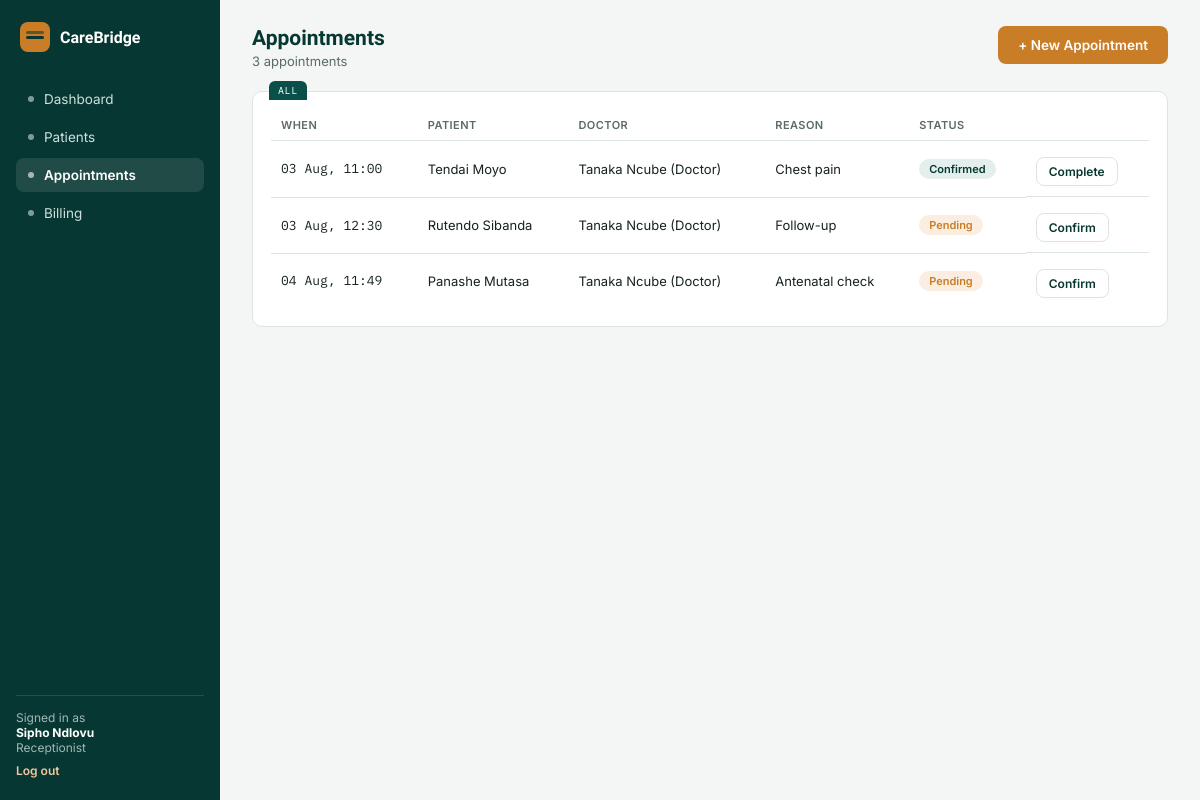
/appointments/ (signed in), run on the app's committed database.
### accounts/models.py (models this page shows)
class User(AbstractUser):
    class Role(models.TextChoices):
        ADMIN = "ADMIN", "Hospital Administrator"
        DOCTOR = "DOCTOR", "Doctor"
        RECEPTIONIST = "RECEPTIONIST", "Receptionist"
    role = models.CharField(max_length=20, choices=Role.choices, default=Role.RECEPTIONIST)
    staff_id = models.CharField(max_length=20, unique=True, null=True, blank=True)
    department = models.CharField(max_length=100, blank=True)
    is_approved = models.BooleanField(
        default=False,
        help_text="Staff accounts must be approved by a Hospital Administrator before they can log in.",
    )
    def __str__(self):
        return f"{self.get_full_name() or self.username} ({self.get_role_display()})"

### appointments/models.py (models this page shows, shortened)
class Appointment(models.Model):
    class Status(models.TextChoices):
        PENDING = "PENDING", "Pending"
        CONFIRMED = "CONFIRMED", "Confirmed"
        COMPLETED = "COMPLETED", "Completed"
        CANCELLED = "CANCELLED", "Cancelled"
    patient = models.ForeignKey(Patient, on_delete=models.CASCADE, related_name="appointments")
    doctor = models.ForeignKey(
        settings.AUTH_USER_MODEL, on_delete=models.SET_NULL, null=True,
        limit_choices_to={"role": "DOCTOR"}, related_name="appointments",
    )
    reason = models.CharField(max_length=255)
    scheduled_at = models.DateTimeField()
    status = models.CharField(max_length=20, choices=Status.choices, default=Status.PENDING)
    notes = models.TextField(blank=True)
    created_at = models.DateTimeField(auto_now_add=True)
    class Meta:
        ordering = ["scheduled_at"]

### patients/models.py (models this page shows, shortened)
class Patient(models.Model):
    class Sex(models.TextChoices):
        FEMALE = "F", "Female"
        MALE = "M", "Male"
    patient_id = models.CharField(max_length=12, unique=True, default=generate_patient_id, editable=False)
    full_name = models.CharField(max_length=150)
    date_of_birth = models.DateField()
    sex = models.CharField(max_length=1, choices=Sex.choices)
    phone_number = models.CharField(max_length=20, blank=True)
    next_of_kin = models.CharField(max_length=150, blank=True, help_text="Name and phone number")
    allergies = models.CharField(max_length=255, blank=True)
    chronic_conditions = models.CharField(max_length=255, blank=True)
    notes = models.TextField(blank=True)
    registered_at = models.DateTimeField(auto_now_add=True)
    registered_by = models.ForeignKey(
        "accounts.User", on_delete=models.SET_NULL, null=True, related_name="patients_registered"
    )
    class Meta:
        ordering = ["-registered_at"]

### appointments/views.py (the view)
# urls.py: path("appointments/", appt_views.appointment_list, name="appointment_list"),
@login_required
def appointment_list(request):
    appointments = Appointment.objects.select_related("patient", "doctor").all()
    if request.user.role == User.Role.DOCTOR:
        appointments = appointments.filter(doctor=request.user)
    return render(request, "appointments/list.html", {"appointments": appointments})

### templates/appointments/list.html
{% extends "base.html" %}
{% block content %}
<div class="topbar">
  <div><h1>Appointments</h1><p>{{ appointments|length }} appointment{{ appointments|length|pluralize }}</p></div>
  <a class="btn accent" href="{% url 'book_appointment' %}">+ New Appointment</a>
</div>
<div class="card tab" data-tab="ALL">
  <table>
    <tr><th>When</th><th>Patient</th><th>Doctor</th><th>Reason</th><th>Status</th><th></th></tr>
    {% for a in appointments %}
    <tr>
      <td class="mono">{{ a.scheduled_at|date:"d M, H:i" }}</td>
      <td><a href="{% url 'patient_detail' a.patient.id %}">{{ a.patient.full_name }}</a></td>
      <td>{{ a.doctor|default:"Unassigned" }}</td>
      <td>{{ a.reason }}</td>
      <td><span class="pill {{ a.status|lower }}">{{ a.get_status_display }}</span></td>
      <td class="actions">
        {% if a.status == "PENDING" %}
        <a class="btn ghost small" href="{% url 'update_appointment_status' a.id 'CONFIRMED' %}">Confirm</a>
        {% elif a.status == "CONFIRMED" %}
        <a class="btn ghost small" href="{% url 'update_appointment_status' a.id 'COMPLETED' %}">Complete</a>
        {% endif %}
      </td>
    </tr>
    {% empty %}
    <tr><td colspan="6" style="color:var(--muted);">No appointments yet.</td></tr>
    {% endfor %}
  </table>
</div>
{% endblock %}

### templates/base.html (shortened to what this page needs)
{% load static %}
<!DOCTYPE html>
<html lang="en">
<head>
<link rel="stylesheet" href="{% static 'css/style.css' %}">
</head>
<body>
<div class="app">
  <aside class="sidebar">
    <div class="brand"><div class="mark"></div><span>CareBridge</span></div>
    {% if user.role == "ADMIN" %}
      <a class="nav-item {% if request.path == '/dashboard/' %}on{% endif %}" href="{% url 'dashboard' %}"><span class="dot"></span>Dashboard</a>
      <a class="nav-item {% if '/patients' in request.path %}on{% endif %}" href="{% url 'patient_list' %}"><span class="dot"></span>Patients</a>
      <a class="nav-item {% if '/appointments' in request.path %}on{% endif %}" href="{% url 'appointment_list' %}"><span class="dot"></span>Appointments</a>
      <a class="nav-item {% if '/billing' in request.path %}on{% endif %}" href="{% url 'invoice_list' %}"><span class="dot"></span>Billing</a>
      <a class="nav-item {% if '/staff/pending' in request.path %}on{% endif %}" href="{% url 'pending_staff' %}"><span class="dot"></span>Staff Approvals</a>
      <a class="nav-item {% if request.path == '/reports/' %}on{% endif %}" href="{% url 'reports' %}"><span class="dot"></span>Reports</a>
    {% else %}
      <a class="nav-item {% if request.path == '/dashboard/' %}on{% endif %}" href="{% url 'dashboard' %}"><span class="dot"></span>Dashboard</a>
      <a class="nav-item {% if '/patients' in request.path %}on{% endif %}" href="{% url 'patient_list' %}"><span class="dot"></span>Patients</a>
      <a class="nav-item {% if '/appointments' in request.path %}on{% endif %}" href="{% url 'appointment_list' %}"><span class="dot"></span>Appointments</a>
      <a class="nav-item {% if '/billing' in request.path %}on{% endif %}" href="{% url 'invoice_list' %}"><span class="dot"></span>Billing</a>
    {% endif %}
    <div class="sidebar-foot">
      Signed in as<br><b style="color:#fff;">{{ user.get_full_name|default:user.username }}</b><br>{{ user.get_role_display }}
      <a href="{% url 'logout' %}">Log out</a>
    </div>
  </aside>
  <main class="main">
    {% block content %}{% endblock %}
  </main>
</div>
</body>
</html>

### static/css/style.css (style rules this page uses)
:root { --bg:#F3F6F5; --surface:#FFFFFF; --primary:#0B4F4A; --primary-dark:#073732; --primary-tint:#E4EEEC; --accent:#C97D26; --accent-tint:#FBEEE0; --danger:#B23A48; --danger-tint:#F7E7E8; --text:#16231F; --muted:#5B6B67; --border:#DCE5E2; --radius:10px; }
* { box-sizing:border-box; }
body { margin:0;background:var(--bg);color:var(--text);font-family:'Inter',Arial,sans-serif;font-size:14px; }
h1,h2,h3 { font-family:'Sora',Arial,sans-serif; }
.mono { font-family:'IBM Plex Mono',monospace; }
a { color:inherit;text-decoration:none; }
.app { display:grid;grid-template-columns:220px 1fr;min-height:100vh; }
.sidebar { background:var(--primary-dark);color:#fff;padding:22px 16px;display:flex;flex-direction:column;gap:4px; }
.brand { display:flex;align-items:center;gap:10px;margin-bottom:26px;padding:0 4px; }
.brand .mark { width:30px;height:30px;border-radius:8px;background:var(--accent);position:relative;flex:none; }
.brand .mark::after { content:"";position:absolute;left:6px;top:14px;width:18px;height:3px;background:var(--primary-dark);border-radius:2px; }
.brand .mark::before { content:"";position:absolute;left:6px;top:9px;width:18px;height:3px;background:var(--primary-dark);border-radius:2px;opacity:.55; }
.brand span { font-family:'Sora',Arial,sans-serif;font-weight:600;font-size:16px;color:#fff; }
.nav-item { display:flex;align-items:center;gap:10px;padding:9px 12px;border-radius:8px;color:#CFE0DC;font-size:13.5px; }
.nav-item.on { background:rgba(255,255,255,.1);color:#fff;font-weight:600; }
.nav-item .dot { width:6px;height:6px;border-radius:50%;background:currentColor;opacity:.6;flex:none; }
.sidebar-foot { margin-top:auto;padding-top:14px;border-top:1px solid rgba(255,255,255,.12);font-size:12px;color:#9FB8B3; }
.sidebar-foot a { display:block;margin-top:8px;color:#F3C89A;font-weight:600; }
.main { padding:26px 32px;max-width:1100px; }
.topbar { display:flex;justify-content:space-between;align-items:flex-start;margin-bottom:22px;flex-wrap:wrap;gap:12px; }
.topbar h1 { font-size:21px;margin:0 0 3px;color:var(--primary-dark); }
.topbar p { margin:0;color:var(--muted);font-size:13px; }
.card { background:var(--surface);border:1px solid var(--border);border-radius:var(--radius);position:relative;padding:18px;margin-bottom:16px; }
.card.tab::before { content:attr(data-tab);position:absolute;top:-11px;left:16px;background:var(--primary);color:#fff;font-family:'IBM Plex Mono',monospace;font-size:10px;letter-spacing:.06em;padding:3px 9px;border-radius:6px 6px 0 0; }
table { width:100%;border-collapse:collapse;font-size:13px; }
th { text-align:left;color:var(--muted);font-weight:600;font-size:11px;text-transform:uppercase;letter-spacing:.04em;padding:8px 10px;border-bottom:1px solid var(--border); }
td { padding:10px;border-bottom:1px solid var(--border); }
tr:last-child td { border-bottom:none; }
.pill { display:inline-block;padding:3px 10px;border-radius:20px;font-size:11px;font-weight:600; }
.pill.wait,.pill.pending { background:var(--accent-tint);color:var(--accent); }
.pill.ok,.pill.confirmed,.pill.paid,.pill.completed { background:var(--primary-tint);color:var(--primary-dark); }
.btn { border:none;border-radius:8px;padding:11px 20px;font-size:13.5px;font-weight:600;cursor:pointer;font-family:'Inter',Arial,sans-serif;display:inline-block; }
.btn.ghost { background:transparent;color:var(--primary-dark);border:1px solid var(--border); }
.btn.accent { background:var(--accent);color:#fff; }
.btn.small { padding:6px 12px;font-size:12px; }
.actions { display:flex;gap:10px;margin-top:6px;flex-wrap:wrap; }

### data on the page
User: get_full_name "Sipho Ndlovu", role "Receptionist"
Appointment: scheduled_at "03 Aug, 11:00", patient.full_name "Tendai Moyo", doctor "Tanaka Ncube (Doctor)", reason "Chest pain", status "Confirmed", shows "Complete"
Appointment: scheduled_at "03 Aug, 12:30", patient.full_name "Rutendo Sibanda", doctor "Tanaka Ncube (Doctor)", reason "Follow-up", status "Pending", shows "Confirm"
Appointment: scheduled_at "04 Aug, 11:49", patient.full_name "Panashe Mutasa", doctor "Tanaka Ncube (Doctor)", reason "Antenatal check", status "Pending", shows "Confirm"

### other printed values
{{ appointments|length }} "3"
